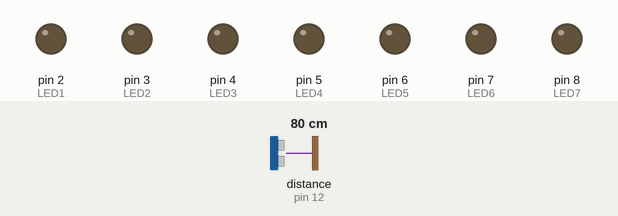
Bench run of a sketch on a simulated Arduino Uno, built with avr-gcc and run on an emulated ATmega328P. Parts: output pins drawn as LEDs (lit = HIGH). Wiring (inferred from the names in the program): ultrasonic range finder: trigger pin 11; echo pin 12. Inputs (shaded band) come from the test bench; at power-on: distance to the obstacle (sensor on pin 12) 80 cm. The echo pulse lasts 58.3 µs per cm; pins used as bus, display or sensor lines are not drawn; what the sketch prints to the serial monitor is not drawn.

Above: at 1.2 s.
1.3 s: distance to the obstacle (sensor on pin 12) set to 29 cm
2.8 s: distance to the obstacle (sensor on pin 12) set to 23 cm
At 4.0 s:
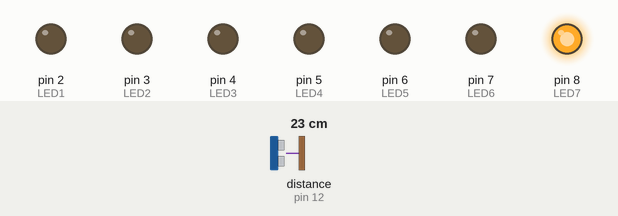
4.3 s: distance to the obstacle (sensor on pin 12) set to 19 cm
At 5.3 s:
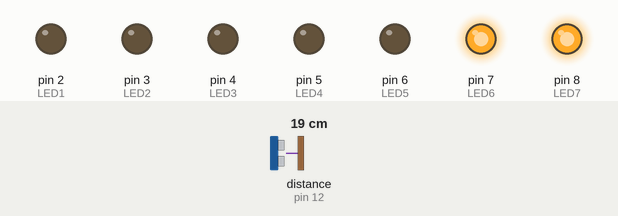
5.8 s: distance to the obstacle (sensor on pin 12) set to 17 cm
At 6.5 s:
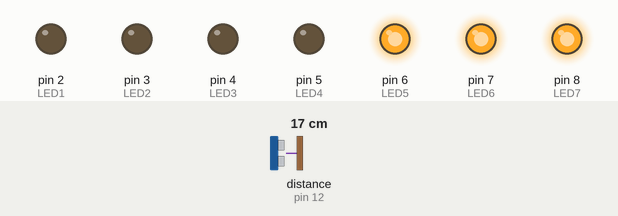
7.3 s: distance to the obstacle (sensor on pin 12) set to 4 cm
At 7.7 s:
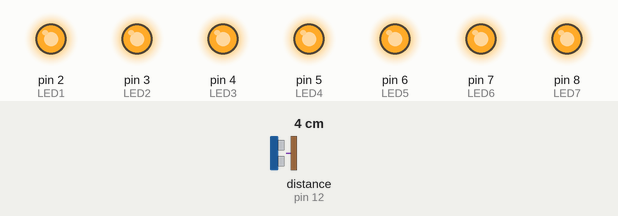
8.8 s: distance to the obstacle (sensor on pin 12) set to 18 cm
At 10.0 s:
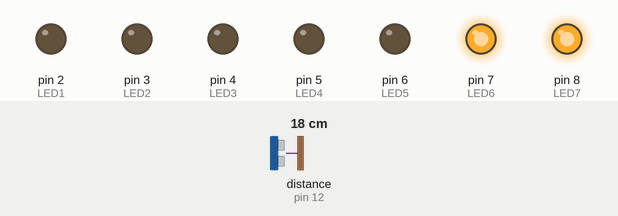
Timing chart, 0 to 11.3 s (numbered marks = the images above; inputs shaded):
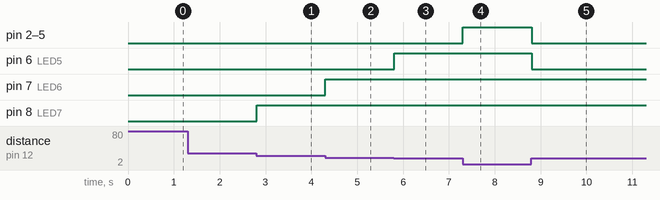

Measured:
- the behaviour switches between 26 and 25 cm on distance to the obstacle (sensor on pin 12) (found by bisection; images 0 and 1)
- the behaviour switches between 21 and 20 cm on distance to the obstacle (sensor on pin 12) (found by bisection; images 1 and 2)
- the behaviour switches between 18 and 17 cm on distance to the obstacle (sensor on pin 12) (found by bisection; images 2 and 3)
- after the input at 2.8 s, pin 8 (LED7): LOW → HIGH at once
- after the input at 4.3 s, pin 7 (LED6): LOW → HIGH at once
- after the input at 5.8 s, pin 6 (LED5): LOW → HIGH at once
- after the input at 7.3 s, pin 2 (LED1), pin 3 (LED2), pin 4 (LED3), pin 5 (LED4): LOW → HIGH at once
- after the input at 8.8 s, pin 2 (LED1), pin 3 (LED2), pin 4 (LED3), pin 5 (LED4), pin 6 (LED5): HIGH → LOW at once

The sketch:

led.ino
```cpp
const int trig = 11;
const int echo = 12;

const int LED1 = 2;
const int LED2 = 3;
const int LED3 = 4;
const int LED4 = 5;
const int LED5 = 6;
const int LED6 = 7;
const int LED7 = 8;

int duration = 0;
int distance = 0;

void setup()
{
  pinMode(trig , OUTPUT);
  pinMode(echo , INPUT);

  pinMode(LED1 , OUTPUT);
  pinMode(LED2 , OUTPUT);
  pinMode(LED3 , OUTPUT);
  pinMode(LED4 , OUTPUT);
  pinMode(LED5 , OUTPUT);
  pinMode(LED6 , OUTPUT);
  pinMode(LED7 , OUTPUT);

  Serial.begin(9600);

}

void loop()
{
  digitalWrite(trig , HIGH);
  delayMicroseconds(1000);
  digitalWrite(trig , LOW);


  duration = pulseIn(echo , HIGH);
  distance = (duration/2) / 28.5 ;
  Serial.println(distance);


  if ( distance <= 5 )
  {
    digitalWrite(LED1, HIGH);
  }
  else
  {
    digitalWrite(LED1, LOW);
  }
  if ( distance <= 7 )
  {
    digitalWrite(LED2, HIGH);
  }
  else
  {
    digitalWrite(LED2, LOW);
  }
  if ( distance <= 10 )
  {
    digitalWrite(LED3, HIGH);
  }
  else
  {
    digitalWrite(LED3, LOW);
  }
  if ( distance <= 15 )
  {
    digitalWrite(LED4, HIGH);
  }
  else
  {
    digitalWrite(LED4, LOW);
  }
  if ( distance <= 17 )
  {
    digitalWrite(LED5, HIGH);
  }
  else
  {
    digitalWrite(LED5, LOW);
  }
  if ( distance <= 20 )
  {
    digitalWrite(LED6, HIGH);
  }
  else
  {
    digitalWrite(LED6, LOW);
  }
  if ( distance <= 25 )
  {
    digitalWrite(LED7, HIGH);
  }
  else
  {
    digitalWrite(LED7, LOW);
  }
}
```
